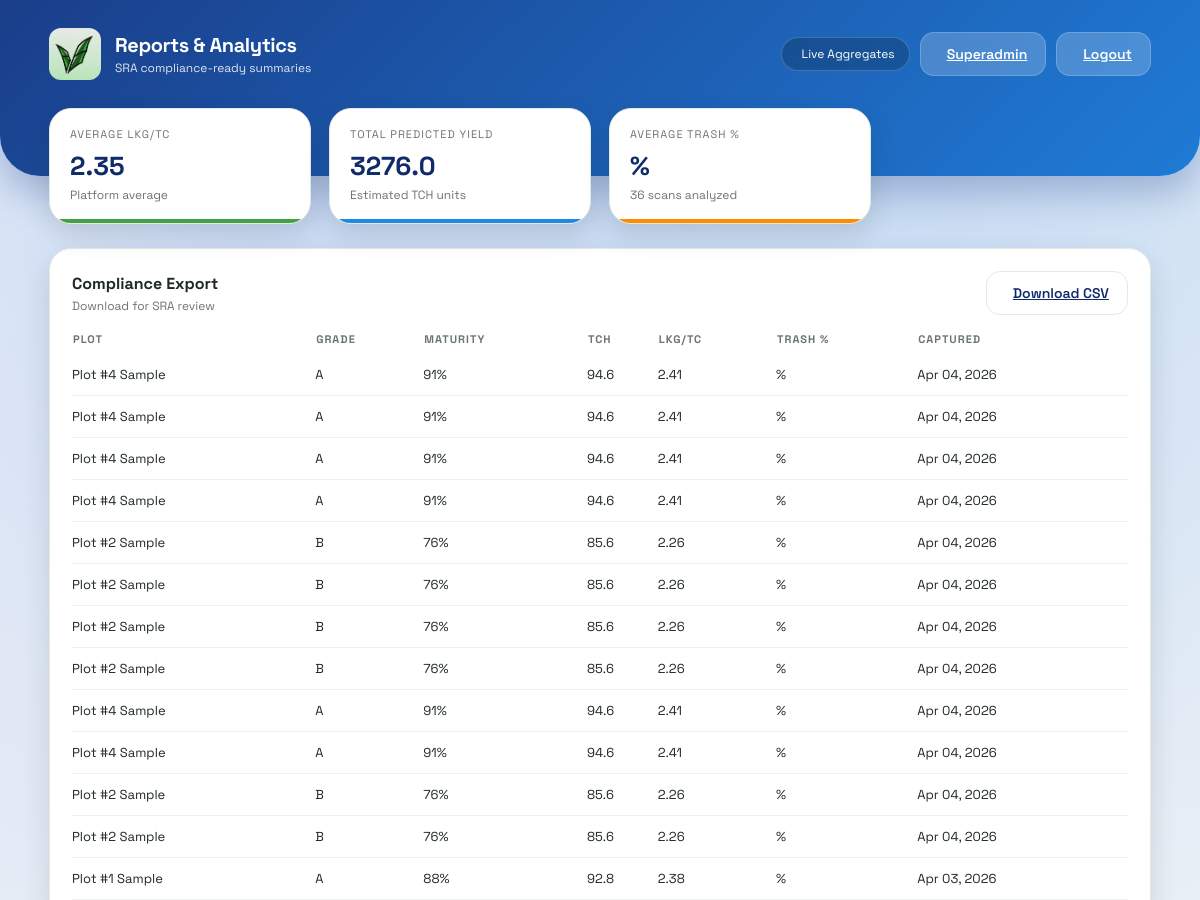
/superadmin/reports (signed in, upper part), run on an earlier commit of the app's database.
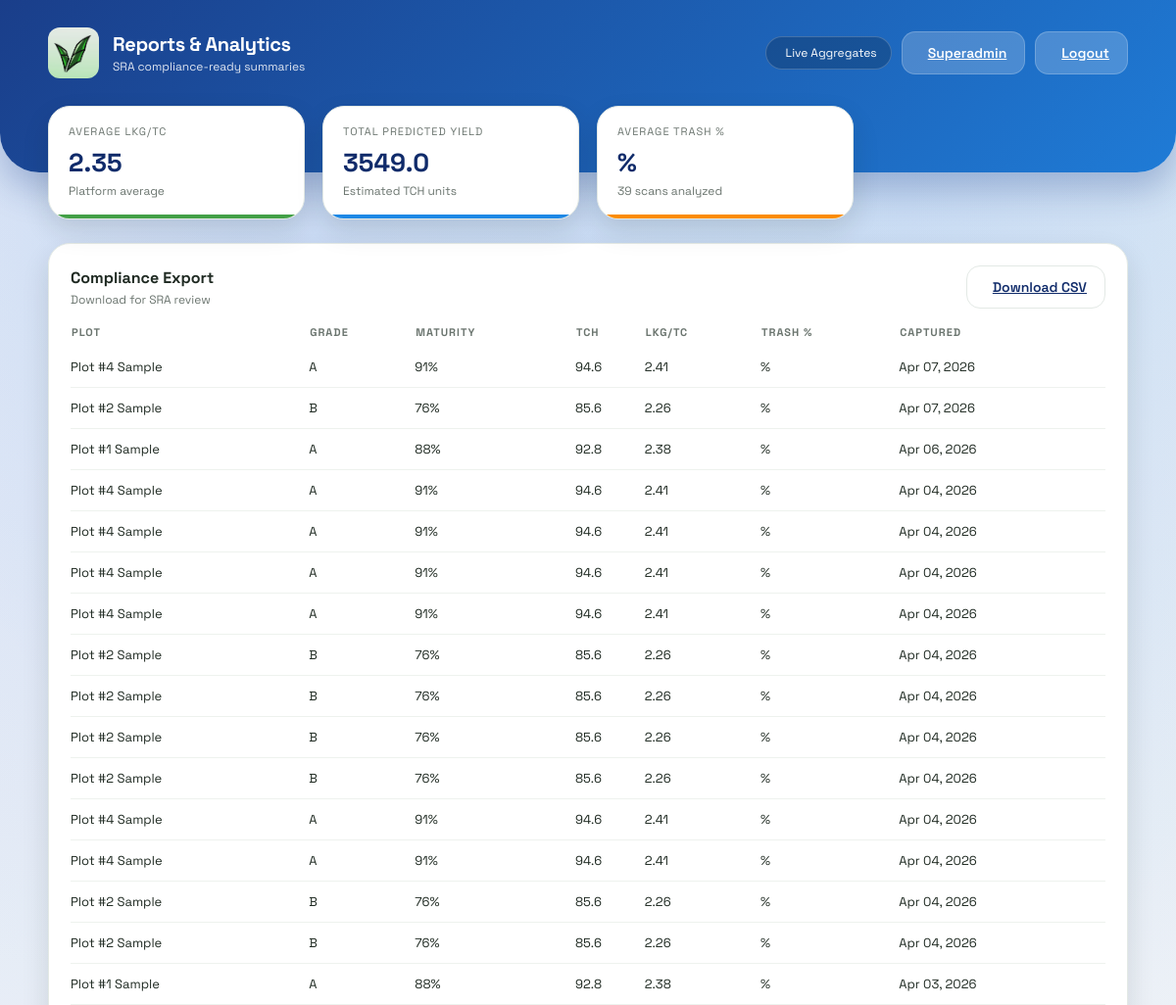
And on a later commit of the database.
### models.py (models this page shows)
class Scan(db.Model):
    id = db.Column(db.Integer, primary_key=True)
    user_id = db.Column(db.Integer, db.ForeignKey('user.id', ondelete='CASCADE'), nullable=False)
    plot_name = db.Column(db.String(80), nullable=False)
    grade = db.Column(db.String(2), nullable=False)
    maturity_pct = db.Column(db.Integer, nullable=False)
    status = db.Column(db.String(20), nullable=False, default='pending')
    created_at = db.Column(db.DateTime, default=datetime.utcnow, nullable=False)
    user = db.relationship('User', backref=db.backref('scans', lazy=True, cascade='all, delete-orphan'))

### app.py (the view)
@app.route('/superadmin/reports')
@role_required('superadmin')
def superadmin_reports():
    scans = Scan.query.order_by(Scan.created_at.desc()).all()
    total_scans = len(scans)
    rows = []
    total_tch = 0
    total_lkg_tc = 0
    total_trash = 0
    for scan in scans:
        tch, lkg_tc, trash_pct = estimate_scan_metrics(scan)
        total_tch += tch
        total_lkg_tc += lkg_tc
        total_trash += trash_pct
        rows.append({
            "plot_name": scan.plot_name,
            "grade": scan.grade,
            "maturity_pct": scan.maturity_pct,
            "tch": tch,
            "lkg_tc": lkg_tc,
            "created_at": scan.created_at
        })
    avg_lkg_tc = round(total_lkg_tc / total_scans, 2) if total_scans else 0
    avg_trash_pct = round(total_trash / total_scans, 2) if total_scans else 0
    total_predicted_yield = round(total_tch, 2) if total_scans else 0
    report = {
        "avg_lkg_tc": avg_lkg_tc,
        "total_predicted_yield": total_predicted_yield,
        "total_scans": total_scans
    }
    return render_template(
        'superadmin_reports.html',
        report=report,
        rows=rows,
        current_admin=get_current_admin()
    )

### app.py (called while the page is built)
def role_required(required_role):
    def decorator(view):
        @wraps(view)
        def wrapped(*args, **kwargs):
            admin_id = session.get('admin_id')
            if not admin_id:
                return redirect(url_for('admin_login'))
            admin = Admin.query.get(admin_id)
            if not admin or admin.is_archived or admin.role != required_role:
                return redirect(url_for('admin_portal'))
            return view(*args, **kwargs)
        return wrapped
    return decorator

def get_current_admin():
    admin_id = session.get('admin_id')
    if not admin_id:
        return None
    admin = Admin.query.get(admin_id)
    if not admin or admin.is_archived:
        return None
    return admin

def estimate_scan_metrics(scan):
    maturity = scan.maturity_pct or 0
    estimated_tch = round(40 + (maturity * 0.6), 2)
    estimated_lkg_tc = round(1.5 + (maturity * 0.01), 2)
    estimated_trash_pct = round(max(2, 12 - (maturity * 0.08)), 2)
    return estimated_tch, estimated_lkg_tc, estimated_trash_pct

### templates/superadmin_reports.html (shortened to what this page needs)
<!DOCTYPE html>
<html lang="en">
<head>
    <link rel="stylesheet" href="{{ url_for('static', filename='style.css') }}">
</head>
<body class="admin-layout">
    <header class="dashboard-header">
        <div class="header-content">
            <div class="brand">
                <div class="brand-icon">
                    <img src="{{ url_for('static', filename='logo.jpg') }}" alt="VISCANE Logo" style="width: 100%; height: 100%; object-fit: cover; border-radius: 12px;">
                </div>
                <div>
                    <p class="brand-title">Reports & Analytics</p>
                    <p class="brand-subtitle">SRA compliance-ready summaries</p>
                </div>
            </div>
            <div class="header-actions">
                <div class="status-pill">
                    Live Aggregates
                </div>
                <a class="btn light" href="/superadmin">
                    Superadmin
                </a>
                <a class="btn light" href="/admin-logout">
                    Logout
                </a>
            </div>
        </div>
    </header>
    <main class="dashboard-container fade-in">
        <section class="stats-grid">
            <div class="stat-card accent-green">
                <div class="stat-label">Average LKG/TC</div>
                <div class="stat-value">{{ report.avg_lkg_tc }}</div>
                <div class="stat-meta">Platform average</div>
            </div>
            <div class="stat-card accent-blue">
                <div class="stat-label">Total Predicted Yield</div>
                <div class="stat-value">{{ report.total_predicted_yield }}</div>
                <div class="stat-meta">Estimated TCH units</div>
            </div>
            <div class="stat-card accent-orange">
                <div class="stat-label">Average Trash %</div>
                <div class="stat-value">{{ report.avg_trash_pct }}%</div>
                <div class="stat-meta">{{ report.total_scans }} scans analyzed</div>
            </div>
        </section>
        <section class="panel">
            <div class="panel-header">
                <div>
                    <h3 class="panel-title">Compliance Export</h3>
                    <p class="panel-subtitle">Download for SRA review</p>
                </div>
                <a class="btn ghost" href="/superadmin/reports/download">
                    Download CSV
                </a>
            </div>
            <table class="data-table">
                <thead>
                    <tr>
                        <th>Plot</th>
                        <th>Grade</th>
                        <th>Maturity</th>
                        <th>TCH</th>
                        <th>LKG/TC</th>
                        <th>Trash %</th>
                        <th>Captured</th>
                    </tr>
                </thead>
                <tbody>
                    {% if rows %}
                        {% for row in rows %}
                            <tr>
                                <td>{{ row.plot_name }}</td>
                                <td>{{ row.grade }}</td>
                                <td>{{ row.maturity_pct }}%</td>
                                <td>{{ row.tch }}</td>
                                <td>{{ row.lkg_tc }}</td>
                                <td>{{ row.trash_pct }}%</td>
                                <td>{{ row.created_at.strftime('%b %d, %Y') }}</td>
                            </tr>
                        {% endfor %}
                    {% else %}
                        <tr>
                            <td colspan="7">No scan data available for reporting.</td>
                        </tr>
                    {% endif %}
                </tbody>
            </table>
        </section>
    </main>
</body>
</html>

What changed in the data, as far as the page shows it:
added Scan: plot_name "Plot #4 Sample", grade "A", maturity_pct "91", tch "94.6", lkg_tc "2.41", created_at "Apr 07, 2026"
added Scan: plot_name "Plot #2 Sample", grade "B", maturity_pct "76", tch "85.6", lkg_tc "2.26", created_at "Apr 07, 2026"
added Scan: plot_name "Plot #1 Sample", grade "A", maturity_pct "88", tch "92.8", lkg_tc "2.38", created_at "Apr 06, 2026"
Also different on the page:
{{ report.total_predicted_yield }}: "3276.0" → "3549.0"
{{ report.total_scans }}: "36" → "39"
